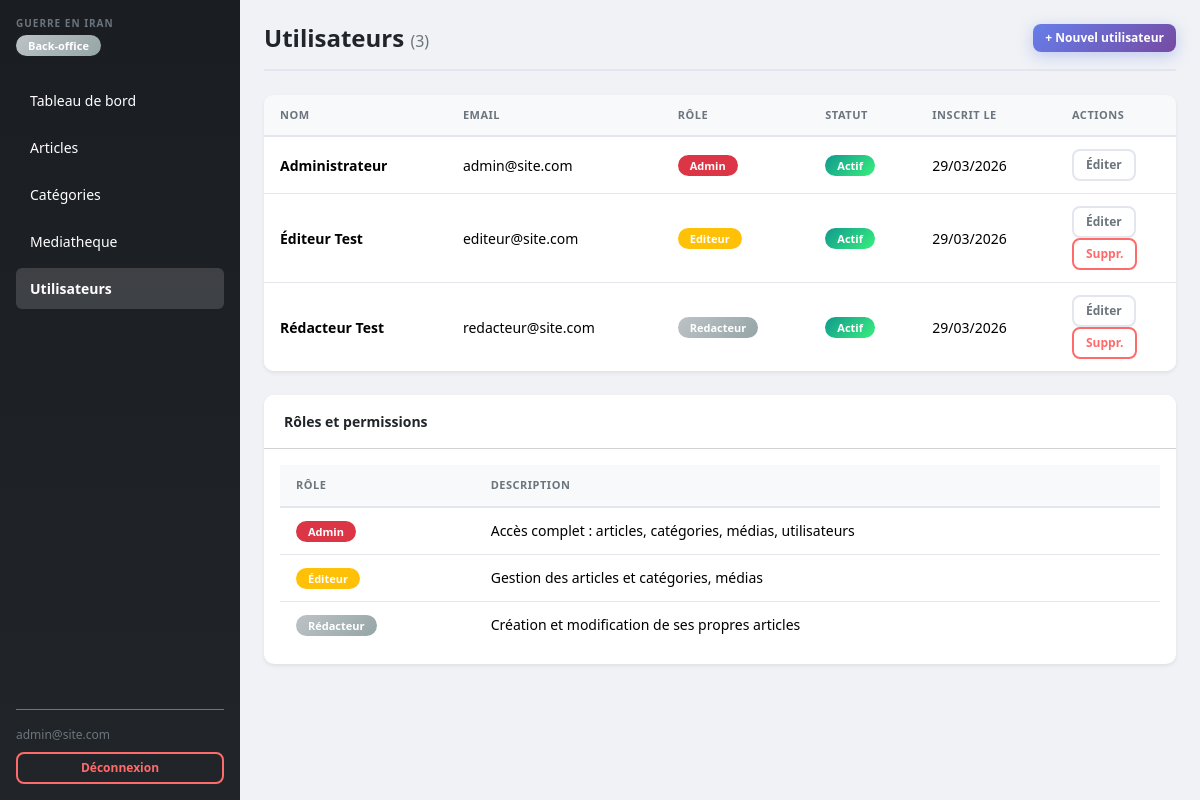
The app's page /backoffice/src/users/list.php (signed in) with its own data.
### tables this page shows
CREATE TABLE IF NOT EXISTS users (
  id           INT AUTO_INCREMENT PRIMARY KEY,
  nom          VARCHAR(100) NOT NULL DEFAULT '',
  email        VARCHAR(150) UNIQUE NOT NULL,
  mot_de_passe VARCHAR(255) NOT NULL,
  role         ENUM('admin', 'editeur', 'redacteur') NOT NULL DEFAULT 'redacteur',
  actif        TINYINT(1) NOT NULL DEFAULT 1,
  created_at   DATETIME DEFAULT CURRENT_TIMESTAMP
);

### backoffice/src/includes/auth.php (called while the page is built, shortened)
<?php
$currentUser = $_SESSION['user'];

### backoffice/src/includes/db.php (called while the page is built, shortened)
<?php
$host = $_ENV['DB_HOST'] ?? $_SERVER['DB_HOST'] ?? getenv('DB_HOST') ?: 'db';
$db   = $_ENV['DB_NAME'] ?? $_SERVER['DB_NAME'] ?? getenv('DB_NAME') ?: 'guerre_iran';
$user = $_ENV['DB_USER'] ?? $_SERVER['DB_USER'] ?? getenv('DB_USER') ?: 'user';
$pass = $_ENV['DB_PASS'] ?? $_SERVER['DB_PASS'] ?? getenv('DB_PASS') ?: 'password';
try {
    $pdo = new PDO(
        "mysql:host=$host;dbname=$db;charset=utf8mb4",
        $user, $pass,
        [
            PDO::ATTR_ERRMODE            => PDO::ERRMODE_EXCEPTION,
            PDO::ATTR_DEFAULT_FETCH_MODE => PDO::FETCH_ASSOC,
            PDO::ATTR_EMULATE_PREPARES   => false,
        ]
    );
} catch (PDOException $e) {
    die('Connexion BDD echouee : ' . $e->getMessage());
}
function getUsers(): array {
    global $pdo;
    return $pdo->query(
        "SELECT id, nom, email, role, actif, created_at FROM users ORDER BY created_at DESC"
    )->fetchAll();
}

### backoffice/src/users/list.php (the view, shortened to what this page needs)
<?php
require_once '../includes/auth.php';
require_once '../includes/db.php';
$users     = getUsers();
require '../includes/nav.php';
?>
<div class="page-header">
    <h1>Utilisateurs <span class="text-secondary fw-normal fs-6">(<?= count($users) ?>)</span></h1>
    <a href="/admin/users/create.php" class="btn btn-dark btn-sm">+ Nouvel utilisateur</a>
</div>
<div class="card border-0 shadow-sm">
    <div class="card-body p-0">
        <table class="table table-hover mb-0">
            <thead>
                <tr>
                    <th>Nom</th>
                    <th>Email</th>
                    <th>Rôle</th>
                    <th>Statut</th>
                    <th>Inscrit le</th>
                    <th style="width:120px">Actions</th>
                </tr>
            </thead>
            <tbody>
            <?php if (empty($users)): ?>
                <tr><td colspan="6" class="text-center text-secondary py-4">Aucun utilisateur.</td></tr>
            <?php else: ?>
                <?php foreach ($users as $u): ?>
                <tr>
                    <td><strong><?= htmlspecialchars($u['nom'] ?: '—') ?></strong></td>
                    <td><?= htmlspecialchars($u['email']) ?></td>
                    <td>
                        <span class="badge bg-<?= $u['role'] === 'admin' ? 'danger' : ($u['role'] === 'editeur' ? 'warning' : 'secondary') ?>">
                            <?= ucfirst($u['role']) ?>
                        </span>
                    </td>
                    <td>
                        <span class="badge bg-<?= $u['actif'] ? 'success' : 'secondary' ?>">
                            <?= $u['actif'] ? 'Actif' : 'Inactif' ?>
                        </span>
                    </td>
                    <td><?= date('d/m/Y', strtotime($u['created_at'])) ?></td>
                    <td>
                        <a href="/admin/users/edit.php?id=<?= $u['id'] ?>" class="btn btn-sm btn-outline-secondary me-1">Éditer</a>
                        <?php if ($u['id'] !== $currentUser['id']): ?>
                            <a href="/admin/users/delete.php?id=<?= $u['id'] ?>"
                               class="btn btn-sm btn-outline-danger"
                               onclick="return confirm('Supprimer cet utilisateur ?')">Suppr.</a>
                        <?php endif; ?>
                    </td>
                </tr>
                <?php endforeach; ?>
            <?php endif; ?>
            </tbody>
        </table>
    </div>
</div>
<div class="card border-0 shadow-sm mt-4">
    <div class="card-header bg-white">
        <strong style="font-size:14px">Rôles et permissions</strong>
    </div>
    <div class="card-body">
        <table class="table table-sm mb-0">
            <thead>
                <tr>
                    <th>Rôle</th>
                    <th>Description</th>
                </tr>
            </thead>
            <tbody>
                <tr>
                    <td><span class="badge bg-danger">Admin</span></td>
                    <td>Accès complet : articles, catégories, médias, utilisateurs</td>
                </tr>
                <tr>
                    <td><span class="badge bg-warning">Éditeur</span></td>
                    <td>Gestion des articles et catégories, médias</td>
                </tr>
                <tr>
                    <td><span class="badge bg-secondary">Rédacteur</span></td>
                    <td>Création et modification de ses propres articles</td>
                </tr>
            </tbody>
        </table>
    </div>
</div>
<?php require '../includes/footer.php'; ?>

### backoffice/src/includes/nav.php (shortened to what this page needs)
<?php
$currentPage = basename($_SERVER['PHP_SELF']);
$currentUri  = $_SERVER['REQUEST_URI'];
?>
<!DOCTYPE html>
<html lang="fr">
<head>
    <link href="https://cdn.jsdelivr.net/npm/bootstrap@5.3.3/dist/css/bootstrap.min.css" rel="stylesheet">
    <link rel="stylesheet" href="/admin/assets/css/style.css">
</head>
<body>
<div class="d-flex" id="wrapper">
    <nav class="sidebar bg-dark text-white d-flex flex-column p-3">
        <div class="mb-4">
            <div class="text-uppercase text-secondary" style="font-size:10px;letter-spacing:.1em;font-weight:600">
                Guerre en Iran
            </div>
            <span class="badge bg-secondary mt-1">Back-office</span>
        </div>
        <ul class="nav flex-column gap-1 flex-grow-1">
            <li>
                <a href="/admin/dashboard.php"
                   class="nav-link text-white rounded <?= $currentPage === 'dashboard.php' ? 'active' : '' ?>">
                    Tableau de bord
                </a>
            </li>
            <li>
                <a href="/admin/articles/list.php"
                   class="nav-link text-white rounded <?= str_contains($currentUri, '/articles/') ? 'active' : '' ?>">
                    Articles
                </a>
            </li>
            <li>
                <a href="/admin/categories/list.php"
                   class="nav-link text-white rounded <?= str_contains($currentUri, '/categories/') ? 'active' : '' ?>">
                    Catégories
                </a>
            </li>
            <li>
                <a href="/admin/media/list.php"
                   class="nav-link text-white rounded <?= str_contains($currentUri, '/media/') ? 'active' : '' ?>">
                    Mediatheque
                </a>
            </li>
            <?php if (isset($currentUser) && $currentUser['role'] === 'admin'): ?>
            <li>
                <a href="/admin/users/list.php"
                   class="nav-link text-white rounded <?= str_contains($currentUri, '/users/') ? 'active' : '' ?>">
                    Utilisateurs
                </a>
            </li>
            <?php endif; ?>
        </ul>
        <div class="pt-3 mt-auto border-top border-secondary">
            <div class="text-secondary mb-2" style="font-size:12px">
                <?= htmlspecialchars($currentUser['email']) ?>
            </div>
            <a href="/admin/logout.php" class="btn btn-outline-danger btn-sm w-100">
                Déconnexion
            </a>
        </div>
    </nav>
    <main class="flex-grow-1 p-4">

### backoffice/src/assets/css/style.css (style rules this page uses)
:root { --primary: #212529; --primary-light: #495057; --success: #198754; --info: #0dcaf0; --warning: #ffc107; --danger: #dc3545; --secondary: #6c757d; --light: #f8f9fa; --border: #e3e6ef; --bg: #f0f2f5; --white: #ffffff; --shadow: 0 2px 8px rgba(0,0,0,0.08); --radius: 10px; }
* { box-sizing: border-box; }
body { background: var(--bg); font-family: 'Segoe UI', -apple-system, BlinkMacSystemFont, sans-serif; font-size: 14px; color: var(--primary); margin: 0; }
.sidebar { min-width: 240px; max-width: 240px; height: 100vh; position: sticky; top: 0; background: linear-gradient(180deg, #1a1d21 0%, #212529 100%); }
.sidebar .nav-link { padding: 10px 14px; font-size: 14px; color: rgba(255,255,255,0.75); border-radius: 6px; transition: all 0.2s ease; margin-bottom: 2px; }
.sidebar .nav-link.active { background: rgba(255,255,255,0.15); color: #fff; font-weight: 600; }
.page-header { display: flex; align-items: center; justify-content: space-between; margin-bottom: 1.5rem; padding-bottom: 1rem; border-bottom: 2px solid var(--border); }
.page-header h1 { font-size: 1.5rem; font-weight: 700; margin: 0; color: var(--primary); }
.card { border-radius: var(--radius); overflow: hidden; }
.card-header { padding: 1rem 1.25rem; font-weight: 600; }
.table { margin-bottom: 0; }
.table th { font-size: 11px; text-transform: uppercase; letter-spacing: 0.5px; color: var(--secondary); background: var(--light); font-weight: 600; padding: 12px 16px; border-bottom: 2px solid var(--border); }
.table td { vertical-align: middle; padding: 12px 16px; border-bottom: 1px solid var(--border); }
.table tbody tr:last-child td { border-bottom: none; }
.badge { font-size: 11px; font-weight: 600; padding: 5px 12px; border-radius: 20px; }
.badge-publie, .badge.bg-success { background: linear-gradient(135deg, #11998e 0%, #38ef7d 100%) !important; color: #fff !important; }
.badge-brouillon, .badge.bg-secondary { background: linear-gradient(135deg, #bdc3c7 0%, #95a5a6 100%) !important; color: #fff !important; }
.btn { font-weight: 600; border-radius: 8px; padding: 10px 18px; font-size: 13px; transition: all 0.3s ease; border: none; }
.btn-dark { background: linear-gradient(135deg, #667eea 0%, #764ba2 100%); border: none; box-shadow: 0 4px 15px rgba(102, 126, 234, 0.35); }
.btn-outline-secondary { border: 2px solid var(--border); color: var(--secondary); background: transparent; }
.btn-outline-danger { border: 2px solid #FF6B6B; color: #FF6B6B; background: transparent; }
.btn-sm { padding: 5px 12px; font-size: 12px; }
.card, .stat-card, .stat-card-mini { animation: fadeIn 0.3s ease; }

### records on screen
users: email "admin@site.com", nom "Administrateur", role "Admin", actif "Actif", created_at "29/03/2026"
users: nom "Éditeur Test", email "editeur@site.com", role "Editeur", actif "Actif", created_at "29/03/2026"
users: nom "Rédacteur Test", email "redacteur@site.com", role "Redacteur", actif "Actif", created_at "29/03/2026"

### other values on screen
count($users) "3"
